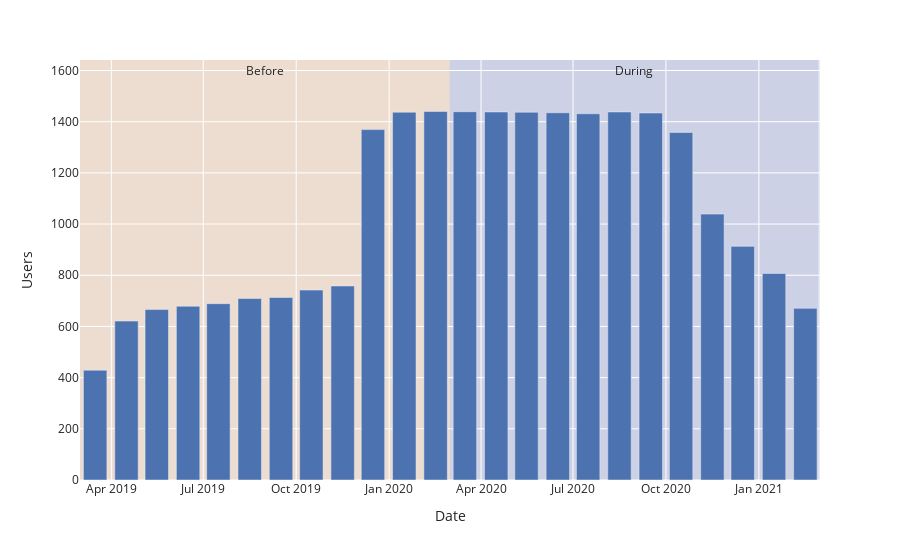

Notebook code cell kept with this figure:
### Code cell
user_counts = df.groupby(['id','series','ageRange']).median().unstack('series')['steps'].count()

fig = px.bar(x=user_counts.index, y=user_counts, labels={ 'x': 'Date', 'y': 'Users' })

annotate_before_after(fig, True, 1600)

fig.show()

### Figure 1 — Plotly figure (JSON) as saved in the notebook; plotly's stock layout.template omitted (floating-point values rounded to 4 significant figures)
{"data": [{"alignmentgroup": "True", "hovertemplate": "Date=%{x}<br>Users=%{y}<extra></extra>", "legendgroup": "", "marker": {"color": "rgb(76,114,176)", "pattern": {"shape": ""}}, "name": "", "offsetgroup": "", "orientation": "v", "showlegend": false, "textposition": "auto", "type": "bar", "x": ["2019-03-16", "2019-04-16", "2019-05-16", "2019-06-16", "2019-07-16", "2019-08-16", "2019-09-16", "2019-10-16", "2019-11-16", "2019-12-16", "2020-01-16", "2020-02-16", "2020-03-16", "2020-04-16", "2020-05-16", "2020-06-16", "2020-07-16", "2020-08-16", "2020-09-16", "2020-10-16", "2020-11-16", "2020-12-16", "2021-01-16", "2021-02-16"], "xaxis": "x", "y": [429, 621, 666, 679, 689, 709, 713, 742, 758, 1369, 1437, 1440, 1439, 1438, 1437, 1435, 1431, 1438, 1434, 1358, 1039, 913, 807, 671], "yaxis": "y"}], "layout": {"annotations": [{"showarrow": false, "text": "Before", "x": "2019-08-31T00:00:00", "y": 1600}, {"showarrow": false, "text": "During", "x": "2020-08-30T12:00:00", "y": 1600}], "autosize": true, "barmode": "relative", "legend": {"tracegroupgap": 0}, "margin": {"t": 60}, "shapes": [{"fillcolor": "#F4AC45", "layer": "below", "line": {"width": 0}, "opacity": 0.2, "type": "rect", "x0": "2019-03-01T00:00:00", "x1": "2020-03-01T00:00:00", "xref": "x", "y0": 0, "y1": 1, "yref": "y domain"}, {"fillcolor": "#5470AF", "layer": "below", "line": {"width": 0}, "opacity": 0.2, "type": "rect", "x0": "2020-03-01T00:00:00", "x1": "2021-03-01T00:00:00", "xref": "x", "y0": 0, "y1": 1, "yref": "y domain"}], "xaxis": {"anchor": "y", "autorange": true, "domain": [0, 1], "range": ["2019-03-01", "2021-03-02 12:00"], "title": {"text": "Date"}, "type": "date"}, "yaxis": {"anchor": "x", "autorange": true, "domain": [0, 1], "range": [0, 1672.0], "title": {"text": "Users"}, "type": "linear"}}}
